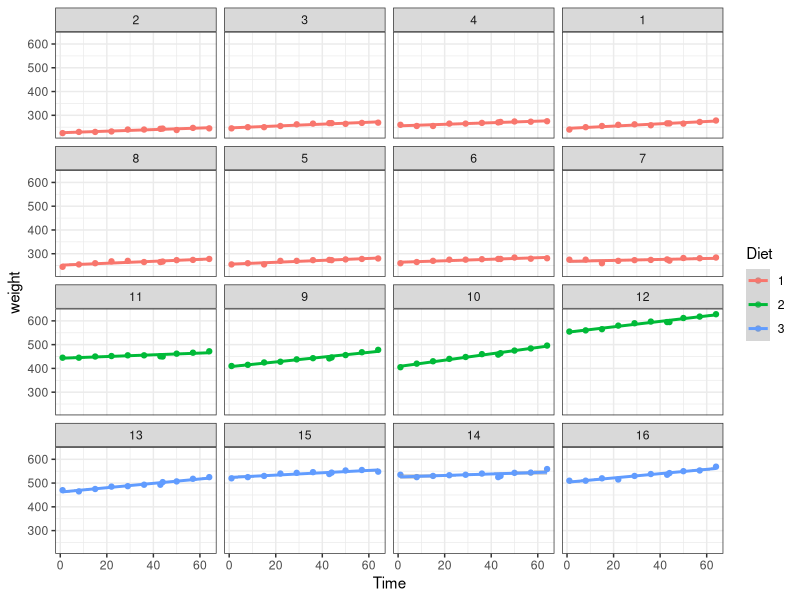
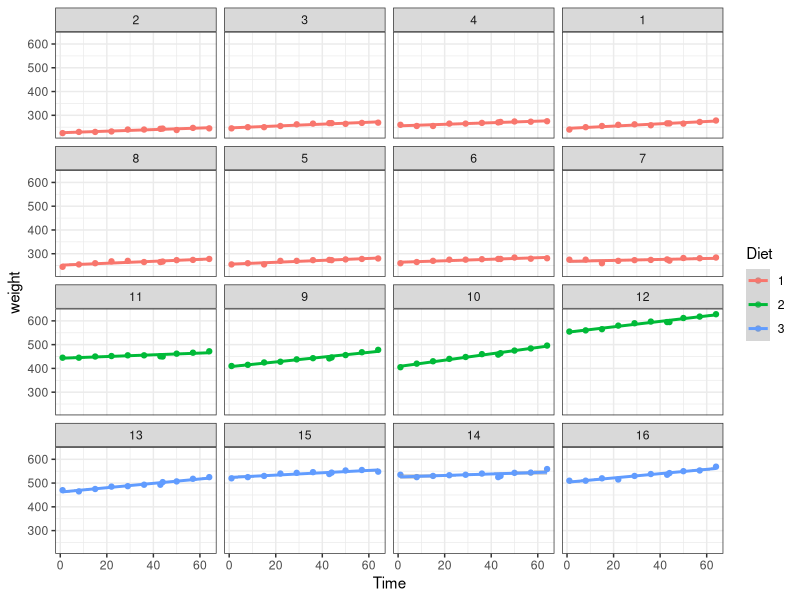

These charts were generated, in order, by the following R code:
# install.packages("nlme")
library(nlme)
?BodyWeight
head(BodyWeight)

library(ggplot2)

ggplot(data = BodyWeight, aes(x = Time, y = weight, color = Diet)) +
  geom_point() + geom_smooth(method = "lm") +
  theme_bw() + 
  facet_wrap(~Rat)


library(nlme)
library(ggplot2)
?BodyWeight
head(BodyWeight)

ggplot(data = BodyWeight, aes(x = Time, y = weight, color = Diet)) +
  geom_point() + geom_smooth(method = "lm") +
  theme_bw() + 
  facet_wrap(~Rat)


# Agregando un intercepto aleatorio
# aca el tiempo representa una pendiente y la Dieta es la elevacion de la pendiente
fit <- lme(weight ~ Time + Diet, random = ~ 1|Rat, data = BodyWeight)
summary(fit)



# especificamos que la dieta y el tiempo interactuen entre sí. La dieta va a incidir en la pendiente
# La pendiente global, en este caso del grupo 1, que es 0.35 se ve aumentada en
#  0.6 si pasamos a los ratones de dieta 2.
# Y aumentado en 0.29 si pasamos a los ratones de la dieta 3.
fit <- lme(weight ~ Time * Diet, random = ~ 1|Rat, data = BodyWeight)
summary(fit)



# Intercepto y pendiente aleatoria
fit <- lme(weight ~ Time * Diet, random = ~ 1 + Time|Rat,
           data = BodyWeight)
summary(fit)
